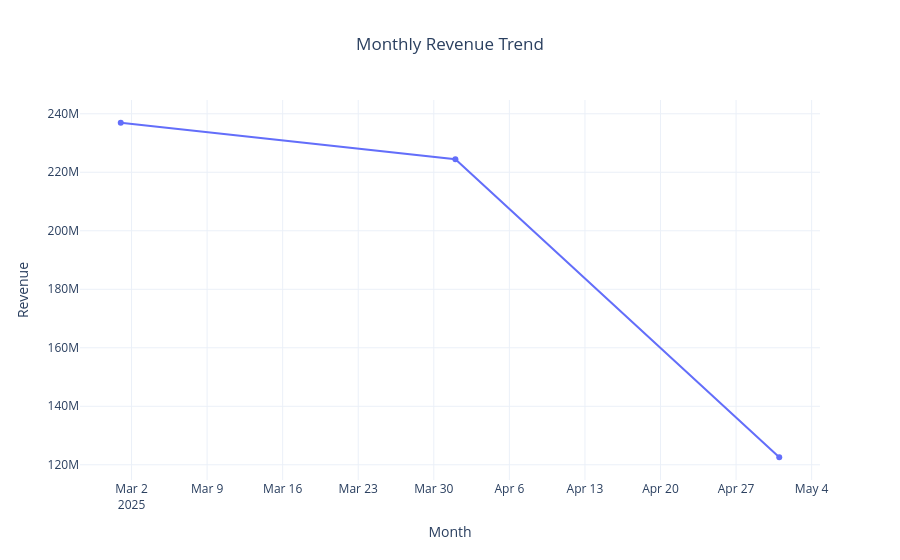

The notebook cell saved with this chart:
### Code cell
monthly_sales = (
    orders.groupby("Month")["Revenue"]
    .sum()
    .reset_index()
)

fig = px.line(
    monthly_sales,
    x="Month",
    y="Revenue",
    title="Monthly Revenue Trend",
    markers=True
)

fig.update_layout(
    template="plotly_white",
    title_x=0.5
)

fig.show()

### Figure 1 — Plotly figure (JSON) as saved in the notebook; plotly's stock layout.template omitted (floating-point values rounded to 4 significant figures)
{"data": [{"hovertemplate": "Month=%{x}<br>Revenue=%{y}<extra></extra>", "legendgroup": "", "line": {"color": "#636efa", "dash": "solid"}, "marker": {"symbol": "circle"}, "mode": "lines+markers", "name": "", "orientation": "v", "showlegend": false, "type": "scatter", "x": ["2025-03", "2025-04", "2025-05"], "xaxis": "x", "y": [236934554, 224451516, 122578566], "yaxis": "y"}], "layout": {"legend": {"tracegroupgap": 0}, "title": {"text": "Monthly Revenue Trend", "x": 0.5}, "xaxis": {"anchor": "y", "domain": [0, 1], "title": {"text": "Month"}}, "yaxis": {"anchor": "x", "domain": [0, 1], "title": {"text": "Revenue"}}}}
